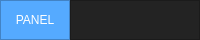
     <widget class="QFrame" name="Top_Bar">
      <property name="maximumSize">
       <size>
        <width>16777215</width>
        <height>40</height>
       </size>
      </property>
      <property name="styleSheet">
       <string notr="true">background-color: rgb(35, 35, 35);</string>
      </property>
      <property name="frameShape">
       <enum>QFrame::NoFrame</enum>
      </property>
      <property name="frameShadow">
       <enum>QFrame::Raised</enum>
      </property>
      <layout class="QHBoxLayout" name="horizontalLayout">
       <property name="spacing">
        <number>0</number>
       </property>
       <property name="leftMargin">
        <number>0</number>
       </property>
       <property name="topMargin">
        <number>0</number>
       </property>
       <property name="rightMargin">
        <number>0</number>
       </property>
       <property name="bottomMargin">
        <number>0</number>
       </property>
       <item>
        <widget class="QFrame" name="frame_toggle">
         <property name="maximumSize">
          <size>
           <width>70</width>
           <height>40</height>
          </size>
         </property>
         <property name="styleSheet">
          <string notr="true">background-color: rgb(85, 170, 255);</string>
         </property>
         <property name="frameShape">
          <enum>QFrame::StyledPanel</enum>
         </property>
         <property name="frameShadow">
          <enum>QFrame::Raised</enum>
         </property>
         <layout class="QVBoxLayout" name="verticalLayout_2">
          <property name="spacing">
           <number>0</number>
          </property>
          <property name="leftMargin">
           <number>0</number>
          </property>
          <property name="topMargin">
           <number>0</number>
          </property>
          <property name="rightMargin">
           <number>0</number>
          </property>
          <property name="bottomMargin">
           <number>0</number>
          </property>
          <item>
           <widget class="QPushButton" name="Btn_Panel">
            <property name="sizePolicy">
             <sizepolicy hsizetype="Expanding" vsizetype="Expanding">
              <horstretch>0</horstretch>
              <verstretch>0</verstretch>
             </sizepolicy>
            </property>
            <property name="styleSheet">
             <string notr="true">color: rgb(255, 255, 255);
border: 0px solid;
font: 87 9pt &quot;Arial Black&quot;;</string>
            </property>
            <property name="text">
             <string>PANEL</string>
            </property>
           </widget>
          </item>
         </layout>
        </widget>
       </item>
       <item>
        <widget class="QFrame" name="frame_top">
         <property name="frameShape">
          <enum>QFrame::StyledPanel</enum>
         </property>
         <property name="frameShadow">
          <enum>QFrame::Raised</enum>
         </property>
        </widget>
       </item>
      </layout>
     </widget>
